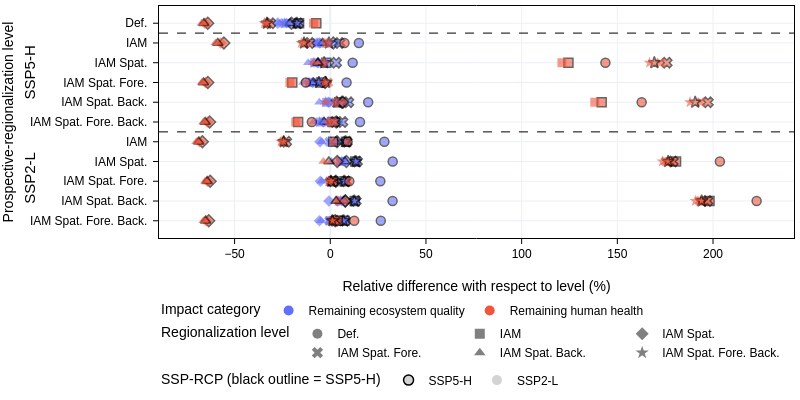

The code cell stored with this chart in its notebook:
### Code cell
import plotly.graph_objects as go
import plotly.express as px

df_plot = df_total[df_total['Assessment level'] != df_total['Run']].copy()

run_order_x = [i.replace('\n', ' ') for i in run_order_2050]

impact_categories = df_plot['Impact category'].unique()
regio_levels = df_plot['Regionalization level'].unique()   # e.g. Def., IAM, IAM Spat., ...
ssp_rcp_levels = df_plot['SSP-RCP'].unique()                # SSP5-H, SSP2-L

color_seq = px.colors.qualitative.Plotly
color_map = {cat: color_seq[i % len(color_seq)] for i, cat in enumerate(impact_categories)}

symbol_seq = ['circle', 'square', 'diamond', 'x', 'triangle-up', 'star', 'pentagon']
symbol_map = {lvl: symbol_seq[i % len(symbol_seq)] for i, lvl in enumerate(regio_levels)}

outline_map = {
    'SSP5-H': dict(width=1.5, color='black'),
    'SSP2-L': dict(width=0, color='rgba(0,0,0,0)')
}

fig = go.Figure()

# real data traces
for cat in impact_categories:
    for rlvl in regio_levels:
        for ssp in ssp_rcp_levels:
            sub = df_plot[
                (df_plot['Impact category'] == cat) &
                (df_plot['Regionalization level'] == rlvl) &
                (df_plot['SSP-RCP'] == ssp)
            ]
            if sub.empty:
                continue
            fig.add_trace(go.Scatter(
                x=sub['Delta_perc'], y=sub['Run'], mode='markers',
                marker=dict(
                    color=color_map[cat], symbol=symbol_map[rlvl], size=9,
                    opacity=0.6, line=outline_map[ssp]
                ),
                showlegend=False,
                customdata=sub[['Impact category', 'Regionalization level', 'SSP-RCP']],
                hovertemplate=(
                    "%{customdata[0]}<br>"
                    "Regionalization: %{customdata[1]}<br>"
                    "SSP-RCP: %{customdata[2]}<br>"
                    "%{x:.2f}%<extra></extra>"
                )
            ))

# dummy traces -> legend 1: color (impact category)
for cat in impact_categories:
    fig.add_trace(go.Scatter(
        x=[None], y=[None], mode='markers',
        marker=dict(color=color_map[cat], size=10, symbol='circle'),
        name=cat, legend='legend', showlegend=True
    ))

# dummy traces -> legend 2: symbol (regionalization level)
for rlvl in regio_levels:
    fig.add_trace(go.Scatter(
        x=[None], y=[None], mode='markers',
        marker=dict(color='gray', size=10, symbol=symbol_map[rlvl]),
        name=rlvl, legend='legend2', showlegend=True
    ))

# dummy traces -> legend 3: outline (SSP-RCP)
for ssp in ssp_rcp_levels:
    fig.add_trace(go.Scatter(
        x=[None], y=[None], mode='markers',
        marker=dict(color='lightgray', size=10, symbol='circle', line=outline_map[ssp]),
        name=ssp, legend='legend3', showlegend=True
    ))

fig.update_yaxes(type='category', categoryorder='array', categoryarray=run_order_x, autorange='reversed')

fig.add_hline(y=0.5, line_width=1, line_dash="dash", line_color="black")
fig.add_hline(y=5.5, line_width=1, line_dash="dash", line_color="black")

fig.add_annotation(text="SSP5-H", xref="paper", yref="paper", textangle=-90,
                    y=9.2/11, x=0, xshift=-140, showarrow=False, font=dict(size=15, color="black"))
fig.add_annotation(text="SSP2-L", xref="paper", yref="paper", textangle=-90,
                    y=1.5/11, x=0, xshift=-140, showarrow=False, font=dict(size=15, color="black"))

x_text = [r.replace(" SSP5-H", "").replace(" SSP2-L", "") for r in run_order_x]
fig.update_yaxes(tickmode="array", tickvals=run_order_x, ticktext=x_text)

fig.update_layout(
    height=400,
    width=800,
    xaxis=dict(title=dict(text='Relative difference with respect to level (%)', standoff=20)),
    yaxis_title='Prospective-regionalization level',
    legend=dict(title='Impact category', orientation='h',
                yanchor='top', y=-0.25, xanchor='left', x=0),
    legend2=dict(title='Regionalization level', orientation='h',
                 yanchor='top', y=-0.35, xanchor='left', x=0),
    legend3=dict(title='SSP-RCP (black outline = SSP5-H)', orientation='h',
                 yanchor='top', y=-0.55, xanchor='left', x=0),
    margin=dict(l=5, r=5, t=5, b=5)
)

fig.show()

if save_results:
    fig.write_html('../03_Results/Figures/2050/relative_comparison_burden_shifts.html')
    fig.write_image('../03_Results/Figures/2050/relative_comparison_burden_shifts.pdf')

### Figure 1 — Plotly figure (JSON) as saved in the notebook; plotly's stock layout.template omitted (floating-point values rounded to 4 significant figures)
{"data": [{"customdata": [["Remaining ecosystem quality", "Def.", "SSP5-H"], ["Remaining ecosystem quality", "Def.", "SSP5-H"], ["Remaining ecosystem quality", "Def.", "SSP5-H"], ["Remaining ecosystem quality", "Def.", "SSP5-H"], ["Remaining ecosystem quality", "Def.", "SSP5-H"], ["Remaining ecosystem quality", "Def.", "SSP5-H"], ["Remaining ecosystem quality", "Def.", "SSP5-H"], ["Remaining ecosystem quality", "Def.", "SSP5-H"], ["Remaining ecosystem quality", "Def.", "SSP5-H"], ["Remaining ecosystem quality", "Def.", "SSP5-H"]], "hovertemplate": "%{customdata[0]}<br>Regionalization: %{customdata[1]}<br>SSP-RCP: %{customdata[2]}<br>%{x:.2f}%<extra></extra>", "marker": {"color": "#636EFA", "line": {"color": "black", "width": 1.5}, "opacity": 0.6, "size": 9, "symbol": "circle"}, "mode": "markers", "showlegend": false, "x": [28.27, 14.94, 32.61, 11.7, 32.56, 19.82, 26.17, 8.513, 26.41, 15.54], "y": ["IAM  SSP2-L", "IAM  SSP5-H", "IAM Spat.  SSP2-L", "IAM Spat.  SSP5-H", "IAM Spat. Back.  SSP2-L", "IAM Spat. Back.  SSP5-H", "IAM Spat. Fore.  SSP2-L", "IAM Spat. Fore.  SSP5-H", "IAM Spat. Fore. Back.  SSP2-L", "IAM Spat. Fore. Back.  SSP5-H"], "type": "scatter"}, {"customdata": [["Remaining ecosystem quality", "IAM", "SSP5-H"], ["Remaining ecosystem quality", "IAM", "SSP5-H"], ["Remaining ecosystem quality", "IAM", "SSP5-H"], ["Remaining ecosystem quality", "IAM", "SSP5-H"], ["Remaining ecosystem quality", "IAM", "SSP5-H"], ["Remaining ecosystem quality", "IAM", "SSP5-H"], ["Remaining ecosystem quality", "IAM", "SSP5-H"], ["Remaining ecosystem quality", "IAM", "SSP5-H"], ["Remaining ecosystem quality", "IAM", "SSP5-H"], ["Remaining ecosystem quality", "IAM", "SSP5-H"]], "hovertemplate": "%{customdata[0]}<br>Regionalization: %{customdata[1]}<br>SSP-RCP: %{customdata[2]}<br>%{x:.2f}%<extra></extra>", "marker": {"color": "#636EFA", "line": {"color": "black", "width": 1.5}, "opacity": 0.6, "size": 9, "symbol": "square"}, "mode": "markers", "showlegend": false, "x": [8.234, -16.29, 13.08, -2.127, 12.72, 4.643, 7.429, -4.749, 7.39, 1.141], "y": ["IAM  SSP2-L", "Def.  SSP5-H", "IAM Spat.  SSP2-L", "IAM Spat.  SSP5-H", "IAM Spat. Back.  SSP2-L", "IAM Spat. Back.  SSP5-H", "IAM Spat. Fore.  SSP2-L", "IAM Spat. Fore.  SSP5-H", "IAM Spat. Fore. Back.  SSP2-L", "IAM Spat. Fore. Back.  SSP5-H"], "type": "scatter"}, {"customdata": [["Remaining ecosystem quality", "IAM", "SSP2-L"], ["Remaining ecosystem quality", "IAM", "SSP2-L"], ["Remaining ecosystem quality", "IAM", "SSP2-L"], ["Remaining ecosystem quality", "IAM", "SSP2-L"], ["Remaining ecosystem quality", "IAM", "SSP2-L"], ["Remaining ecosystem quality", "IAM", "SSP2-L"], ["Remaining ecosystem quality", "IAM", "SSP2-L"], ["Remaining ecosystem quality", "IAM", "SSP2-L"], ["Remaining ecosystem quality", "IAM", "SSP2-L"], ["Remaining ecosystem quality", "IAM", "SSP2-L"]], "hovertemplate": "%{customdata[0]}<br>Regionalization: %{customdata[1]}<br>SSP-RCP: %{customdata[2]}<br>%{x:.2f}%<extra></extra>", "marker": {"color": "#636EFA", "line": {"color": "rgba(0,0,0,0)", "width": 0}, "opacity": 0.6, "size": 9, "symbol": "square"}, "mode": "markers", "showlegend": false, "x": [-6.644, -22.92, 5.248, -8.127, 4.773, -1.863, -0.07719, -10.84, -0.2234, -5.085], "y": ["IAM  SSP5-H", "Def.  SSP5-H", "IAM Spat.  SSP2-L", "IAM Spat.  SSP5-H", "IAM Spat. Back.  SSP2-L", "IAM Spat. Back.  SSP5-H", "IAM Spat. Fore.  SSP2-L", "IAM Spat. Fore.  SSP5-H", "IAM Spat. Fore. Back.  SSP2-L", "IAM Spat. Fore. Back.  SSP5-H"], "type": "scatter"}, {"customdata": [["Remaining ecosystem quality", "IAM Spat.", "SSP5-H"], ["Remaining ecosystem quality", "IAM Spat.", "SSP5-H"], ["Remaining ecosystem quality", "IAM Spat.", "SSP5-H"], ["Remaining ecosystem quality", "IAM Spat.", "SSP5-H"], ["Remaining ecosystem quality", "IAM Spat.", "SSP5-H"], ["Remaining ecosystem quality", "IAM Spat.", "SSP5-H"], ["Remaining ecosystem quality", "IAM Spat.", "SSP5-H"], ["Remaining ecosystem quality", "IAM Spat.", "SSP5-H"], ["Remaining ecosystem quality", "IAM Spat.", "SSP5-H"], ["Remaining ecosystem quality", "IAM Spat.", "SSP5-H"]], "hovertemplate": "%{customdata[0]}<br>Regionalization: %{customdata[1]}<br>SSP-RCP: %{customdata[2]}<br>%{x:.2f}%<extra></extra>", "marker": {"color": "#636EFA", "line": {"color": "black", "width": 1.5}, "opacity": 0.6, "size": 9, "symbol": "diamond"}, "mode": "markers", "showlegend": false, "x": [3.523, 1.584, -20.29, 8.421, 7.879, 6.081, 2.92, -2.716, 2.567, 3.136], "y": ["IAM  SSP2-L", "IAM  SSP5-H", "Def.  SSP5-H", "IAM Spat.  SSP2-L", "IAM Spat. Back.  SSP2-L", "IAM Spat. Back.  SSP5-H", "IAM Spat. Fore.  SSP2-L", "IAM Spat. Fore.  SSP5-H", "IAM Spat. Fore. Back.  SSP2-L", "IAM Spat. Fore. Back.  SSP5-H"], "type": "scatter"}, {"customdata": [["Remaining ecosystem quality", "IAM Spat.", "SSP2-L"], ["Remaining ecosystem quality", "IAM Spat.", "SSP2-L"], ["Remaining ecosystem quality", "IAM Spat.", "SSP2-L"], ["Remaining ecosystem quality", "IAM Spat.", "SSP2-L"], ["Remaining ecosystem quality", "IAM Spat.", "SSP2-L"], ["Remaining ecosystem quality", "IAM Spat.", "SSP2-L"], ["Remaining ecosystem quality", "IAM Spat.", "SSP2-L"], ["Remaining ecosystem quality", "IAM Spat.", "SSP2-L"], ["Remaining ecosystem quality", "IAM Spat.", "SSP2-L"], ["Remaining ecosystem quality", "IAM Spat.", "SSP2-L"]], "hovertemplate": "%{customdata[0]}<br>Regionalization: %{customdata[1]}<br>SSP-RCP: %{customdata[2]}<br>%{x:.2f}%<extra></extra>", "marker": {"color": "#636EFA", "line": {"color": "rgba(0,0,0,0)", "width": 0}, "opacity": 0.6, "size": 9, "symbol": "diamond"}, "mode": "markers", "showlegend": false, "x": [-5.328, -5.536, -27.42, -6.432, -0.6655, -0.8957, -5.153, -9.238, -5.623, -3.54], "y": ["IAM  SSP2-L", "IAM  SSP5-H", "Def.  SSP5-H", "IAM Spat.  SSP5-H", "IAM Spat. Back.  SSP2-L", "IAM Spat. Back.  SSP5-H", "IAM Spat. Fore.  SSP2-L", "IAM Spat. Fore.  SSP5-H", "IAM Spat. Fore. Back.  SSP2-L", "IAM Spat. Fore. Back.  SSP5-H"], "type": "scatter"}, {"customdata": [["Remaining ecosystem quality", "IAM Spat. Fore.", "SSP5-H"], ["Remaining ecosystem quality", "IAM Spat. Fore.", "SSP5-H"], ["Remaining ecosystem quality", "IAM Spat. Fore.", "SSP5-H"], ["Remaining ecosystem quality", "IAM Spat. Fore.", "SSP5-H"], ["Remaining ecosystem quality", "IAM Spat. Fore.", "SSP5-H"], ["Remaining ecosystem quality", "IAM Spat. Fore.", "SSP5-H"], ["Remaining ecosystem quality", "IAM Spat. Fore.", "SSP5-H"], ["Remaining ecosystem quality", "IAM Spat. Fore.", "SSP5-H"], ["Remaining ecosystem quality", "IAM Spat. Fore.", "SSP5-H"], ["Remaining ecosystem quality", "IAM Spat. Fore.", "SSP5-H"]], "hovertemplate": "%{customdata[0]}<br>Regionalization: %{customdata[1]}<br>SSP-RCP: %{customdata[2]}<br>%{x:.2f}%<extra></extra>", "marker": {"color": "#636EFA", "line": {"color": "black", "width": 1.5}, "opacity": 0.6, "size": 9, "symbol": "x"}, "mode": "markers", "showlegend": false, "x": [8.645, 4.824, -16.76, 14.03, 3.104, 13.34, 9.498, 8.173, 7.704, 6.371], "y": ["IAM  SSP2-L", "IAM  SSP5-H", "Def.  SSP5-H", "IAM Spat.  SSP2-L", "IAM Spat.  SSP5-H", "IAM Spat. Back.  SSP2-L", "IAM Spat. Back.  SSP5-H", "IAM Spat. Fore.  SSP2-L", "IAM Spat. Fore. Back.  SSP2-L", "IAM Spat. Fore. Back.  SSP5-H"], "type": "scatter"}, {"customdata": [["Remaining ecosystem quality", "IAM Spat. Fore.", "SSP2-L"], ["Remaining ecosystem quality", "IAM Spat. Fore.", "SSP2-L"], ["Remaining ecosystem quality", "IAM Spat. Fore.", "SSP2-L"], ["Remaining ecosystem quality", "IAM Spat. Fore.", "SSP2-L"], ["Remaining ecosystem quality", "IAM Spat. Fore.", "SSP2-L"], ["Remaining ecosystem quality", "IAM Spat. Fore.", "SSP2-L"], ["Remaining ecosystem quality", "IAM Spat. Fore.", "SSP2-L"], ["Remaining ecosystem quality", "IAM Spat. Fore.", "SSP2-L"], ["Remaining ecosystem quality", "IAM Spat. Fore.", "SSP2-L"], ["Remaining ecosystem quality", "IAM Spat. Fore.", "SSP2-L"]], "hovertemplate": "%{customdata[0]}<br>Regionalization: %{customdata[1]}<br>SSP-RCP: %{customdata[2]}<br>%{x:.2f}%<extra></extra>", "marker": {"color": "#636EFA", "line": {"color": "rgba(0,0,0,0)", "width": 0}, "opacity": 0.6, "size": 9, "symbol": "x"}, "mode": "markers", "showlegend": false, "x": [-0.5263, -2.546, -24.23, 5.512, -3.306, 4.69, 2.543, -6.166, -0.5904, -0.2829], "y": ["IAM  SSP2-L", "IAM  SSP5-H", "Def.  SSP5-H", "IAM Spat.  SSP2-L", "IAM Spat.  SSP5-H", "IAM Spat. Back.  SSP2-L", "IAM Spat. Back.  SSP5-H", "IAM Spat. Fore.  SSP5-H", "IAM Spat. Fore. Back.  SSP2-L", "IAM Spat. Fore. Back.  SSP5-H"], "type": "scatter"}, {"customdata": [["Remaining ecosystem quality", "IAM Spat. Back.", "SSP5-H"], ["Remaining ecosystem quality", "IAM Spat. Back.", "SSP5-H"], ["Remaining ecosystem quality", "IAM Spat. Back.", "SSP5-H"], ["Remaining ecosystem quality", "IAM Spat. Back.", "SSP5-H"], ["Remaining ecosystem quality", "IAM Spat. Back.", "SSP5-H"], ["Remaining ecosystem quality", "IAM Spat. Back.", "SSP5-H"], ["Remaining ecosystem quality", "IAM Spat. Back.", "SSP5-H"], ["Remaining ecosystem quality", "IAM Spat. Back.", "SSP5-H"], ["Remaining ecosystem quality", "IAM Spat. Back.", "SSP5-H"], ["Remaining ecosystem quality", "IAM Spat. Back.", "SSP5-H"]], "hovertemplate": "%{customdata[0]}<br>Regionalization: %{customdata[1]}<br>SSP-RCP: %{customdata[2]}<br>%{x:.2f}%<extra></extra>", "marker": {"color": "#636EFA", "line": {"color": "black", "width": 1.5}, "opacity": 0.6, "size": 9, "symbol": "triangle-up"}, "mode": "markers", "showlegend": false, "x": [2.86, -3.999, -20.96, 7.652, -6.302, 7.113, 2.186, -8.762, 1.838, -3.215], "y": ["IAM  SSP2-L", "IAM  SSP5-H", "Def.  SSP5-H", "IAM Spat.  SSP2-L", "IAM Spat.  SSP5-H", "IAM Spat. Back.  SSP2-L", "IAM Spat. Fore.  SSP2-L", "IAM Spat. Fore.  SSP5-H", "IAM Spat. Fore. Back.  SSP2-L", "IAM Spat. Fore. Back.  SSP5-H"], "type": "scatter"}, {"customdata": [["Remaining ecosystem quality", "IAM Spat. Back.", "SSP2-L"], ["Remaining ecosystem quality", "IAM Spat. Back.", "SSP2-L"], ["Remaining ecosystem quality", "IAM Spat. Back.", "SSP2-L"], ["Remaining ecosystem quality", "IAM Spat. Back.", "SSP2-L"], ["Remaining ecosystem quality", "IAM Spat. Back.", "SSP2-L"], ["Remaining ecosystem quality", "IAM Spat. Back.", "SSP2-L"], ["Remaining ecosystem quality", "IAM Spat. Back.", "SSP2-L"], ["Remaining ecosystem quality", "IAM Spat. Back.", "SSP2-L"], ["Remaining ecosystem quality", "IAM Spat. Back.", "SSP2-L"], ["Remaining ecosystem quality", "IAM Spat. Back.", "SSP2-L"]], "hovertemplate": "%{customdata[0]}<br>Regionalization: %{customdata[1]}<br>SSP-RCP: %{customdata[2]}<br>%{x:.2f}%<extra></extra>", "marker": {"color": "#636EFA", "line": {"color": "rgba(0,0,0,0)", "width": 0}, "opacity": 0.6, "size": 9, "symbol": "triangle-up"}, "mode": "markers", "showlegend": false, "x": [-4.482, -9.834, -26.87, 0.6372, -11.55, -5.709, -4.536, -14.11, -4.974, -8.665], "y": ["IAM  SSP2-L", "IAM  SSP5-H", "Def.  SSP5-H", "IAM Spat.  SSP2-L", "IAM Spat.  SSP5-H", "IAM Spat. Back.  SSP5-H", "IAM Spat. Fore.  SSP2-L", "IAM Spat. Fore.  SSP5-H", "IAM Spat. Fore. Back.  SSP2-L", "IAM Spat. Fore. Back.  SSP5-H"], "type": "scatter"}, {"customdata": [["Remaining ecosystem quality", "IAM Spat. Fore. Back.", "SSP5-H"], ["Remaining ecosystem quality", "IAM Spat. Fore. Back.", "SSP5-H"], ["Remaining ecosystem quality", "IAM Spat. Fore. Back.", "SSP5-H"], ["Remaining ecosystem quality", "IAM Spat. Fore. Back.", "SSP5-H"], ["Remaining ecosystem quality", "IAM Spat. Fore. Back.", "SSP5-H"], ["Remaining ecosystem quality", "IAM Spat. Fore. Back.", "SSP5-H"], ["Remaining ecosystem quality", "IAM Spat. Fore. Back.", "SSP5-H"], ["Remaining ecosystem quality", "IAM Spat. Fore. Back.", "SSP5-H"], ["Remaining ecosystem quality", "IAM Spat. Fore. Back.", "SSP5-H"], ["Remaining ecosystem quality", "IAM Spat. Fore. Back.", "SSP5-H"]], "hovertemplate": "%{customdata[0]}<br>Regionalization: %{customdata[1]}<br>SSP-RCP: %{customdata[2]}<br>%{x:.2f}%<extra></extra>", "marker": {"color": "#636EFA", "line": {"color": "black", "width": 1.5}, "opacity": 0.6, "size": 9, "symbol": "star"}, "mode": "markers", "showlegend": false, "x": [8.004, -0.7453, -17.43, 13.3, -3.217, 12.6, 3.396, 7.468, -5.962, 6.999], "y": ["IAM  SSP2-L", "IAM  SSP5-H", "Def.  SSP5-H", "IAM Spat.  SSP2-L", "IAM Spat.  SSP5-H", "IAM Spat. Back.  SSP2-L", "IAM Spat. Back.  SSP5-H", "IAM Spat. Fore.  SSP2-L", "IAM Spat. Fore.  SSP5-H", "IAM Spat. Fore. Back.  SSP2-L"], "type": "scatter"}, {"customdata": [["Remaining ecosystem quality", "IAM Spat. Fore. Back.", "SSP2-L"], ["Remaining ecosystem quality", "IAM Spat. Fore. Back.", "SSP2-L"], ["Remaining ecosystem quality", "IAM Spat. Fore. Back.", "SSP2-L"], ["Remaining ecosystem quality", "IAM Spat. Fore. Back.", "SSP2-L"], ["Remaining ecosystem quality", "IAM Spat. Fore. Back.", "SSP2-L"], ["Remaining ecosystem quality", "IAM Spat. Fore. Back.", "SSP2-L"], ["Remaining ecosystem quality", "IAM Spat. Fore. Back.", "SSP2-L"], ["Remaining ecosystem quality", "IAM Spat. Fore. Back.", "SSP2-L"], ["Remaining ecosystem quality", "IAM Spat. Fore. Back.", "SSP2-L"], ["Remaining ecosystem quality", "IAM Spat. Fore. Back.", "SSP2-L"]], "hovertemplate": "%{customdata[0]}<br>Regionalization: %{customdata[1]}<br>SSP-RCP: %{customdata[2]}<br>%{x:.2f}%<extra></extra>", "marker": {"color": "#636EFA", "line": {"color": "rgba(0,0,0,0)", "width": 0}, "opacity": 0.6, "size": 9, "symbol": "star"}, "mode": "markers", "showlegend": false, "x": [0.2755, -6.895, -23.73, 6.102, -8.528, 5.298, -2.386, 0.5664, -11.12, -5.518], "y": ["IAM  SSP2-L", "IAM  SSP5-H", "Def.  SSP5-H", "IAM Spat.  SSP2-L", "IAM Spat.  SSP5-H", "IAM Spat. Back.  SSP2-L", "IAM Spat. Back.  SSP5-H", "IAM Spat. Fore.  SSP2-L", "IAM Spat. Fore.  SSP5-H", "IAM Spat. Fore. Back.  SSP5-H"], "type": "scatter"}, {"customdata": [["Remaining human health", "Def.", "SSP5-H"], ["Remaining human health", "Def.", "SSP5-H"], ["Remaining human health", "Def.", "SSP5-H"], ["Remaining human health", "Def.", "SSP5-H"], ["Remaining human health", "Def.", "SSP5-H"], ["Remaining human health", "Def.", "SSP5-H"], ["Remaining human health", "Def.", "SSP5-H"], ["Remaining human health", "Def.", "SSP5-H"], ["Remaining human health", "Def.", "SSP5-H"], ["Remaining human health", "Def.", "SSP5-H"]], "hovertemplate": "%{customdata[0]}<br>Regionalization: %{customdata[1]}<br>SSP-RCP: %{customdata[2]}<br>%{x:.2f}%<extra></extra>", "marker": {"color": "#EF553B", "line": {"color": "black", "width": 1.5}, "opacity": 0.6, "size": 9, "symbol": "circle"}, "mode": "markers", "showlegend": false, "x": [9.05, 7.419, 203.6, 143.8, 222.8, 162.7, 9.948, -12.74, 12.51, -9.628], "y": ["IAM  SSP2-L", "IAM  SSP5-H", "IAM Spat.  SSP2-L", "IAM Spat.  SSP5-H", "IAM Spat. Back.  SSP2-L", "IAM Spat. Back.  SSP5-H", "IAM Spat. Fore.  SSP2-L", "IAM Spat. Fore.  SSP5-H", "IAM Spat. Fore. Back.  SSP2-L", "IAM Spat. Fore. Back.  SSP5-H"], "type": "scatter"}, {"customdata": [["Remaining human health", "IAM", "SSP5-H"], ["Remaining human health", "IAM", "SSP5-H"], ["Remaining human health", "IAM", "SSP5-H"], ["Remaining human health", "IAM", "SSP5-H"], ["Remaining human health", "IAM", "SSP5-H"], ["Remaining human health", "IAM", "SSP5-H"], ["Remaining human health", "IAM", "SSP5-H"], ["Remaining human health", "IAM", "SSP5-H"], ["Remaining human health", "IAM", "SSP5-H"], ["Remaining human health", "IAM", "SSP5-H"]], "hovertemplate": "%{customdata[0]}<br>Regionalization: %{customdata[1]}<br>SSP-RCP: %{customdata[2]}<br>%{x:.2f}%<extra></extra>", "marker": {"color": "#EF553B", "line": {"color": "black", "width": 1.5}, "opacity": 0.6, "size": 9, "symbol": "square"}, "mode": "markers", "showlegend": false, "x": [1.516, -7.288, 180.7, 124.4, 198.2, 141.8, 1.59, -19.86, 3.972, -16.79], "y": ["IAM  SSP2-L", "Def.  SSP5-H", "IAM Spat.  SSP2-L", "IAM Spat.  SSP5-H", "IAM Spat. Back.  SSP2-L", "IAM Spat. Back.  SSP5-H", "IAM Spat. Fore.  SSP2-L", "IAM Spat. Fore.  SSP5-H", "IAM Spat. Fore. Back.  SSP2-L", "IAM Spat. Fore. Back.  SSP5-H"], "type": "scatter"}, {"customdata": [["Remaining human health", "IAM", "SSP2-L"], ["Remaining human health", "IAM", "SSP2-L"], ["Remaining human health", "IAM", "SSP2-L"], ["Remaining human health", "IAM", "SSP2-L"], ["Remaining human health", "IAM", "SSP2-L"], ["Remaining human health", "IAM", "SSP2-L"], ["Remaining human health", "IAM", "SSP2-L"], ["Remaining human health", "IAM", "SSP2-L"], ["Remaining human health", "IAM", "SSP2-L"], ["Remaining human health", "IAM", "SSP2-L"]], "hovertemplate": "%{customdata[0]}<br>Regionalization: %{customdata[1]}<br>SSP-RCP: %{customdata[2]}<br>%{x:.2f}%<extra></extra>", "marker": {"color": "#EF553B", "line": {"color": "rgba(0,0,0,0)", "width": 0}, "opacity": 0.6, "size": 9, "symbol": "square"}, "mode": "markers", "showlegend": false, "x": [-1.727, -8.727, 177.1, 121.1, 194.3, 138.2, 0.2645, -21.09, 2.614, -18.05], "y": ["IAM  SSP5-H", "Def.  SSP5-H", "IAM Spat.  SSP2-L", "IAM Spat.  SSP5-H", "IAM Spat. Back.  SSP2-L", "IAM Spat. Back.  SSP5-H", "IAM Spat. Fore.  SSP2-L", "IAM Spat. Fore.  SSP5-H", "IAM Spat. Fore. Back.  SSP2-L", "IAM Spat. Fore. Back.  SSP5-H"], "type": "scatter"}, {"customdata": [["Remaining human health", "IAM Spat.", "SSP5-H"], ["Remaining human health", "IAM Spat.", "SSP5-H"], ["Remaining human health", "IAM Spat.", "SSP5-H"], ["Remaining human health", "IAM Spat.", "SSP5-H"], ["Remaining human health", "IAM Spat.", "SSP5-H"], ["Remaining human health", "IAM Spat.", "SSP5-H"], ["Remaining human health", "IAM Spat.", "SSP5-H"], ["Remaining human health", "IAM Spat.", "SSP5-H"], ["Remaining human health", "IAM Spat.", "SSP5-H"], ["Remaining human health", "IAM Spat.", "SSP5-H"]], "hovertemplate": "%{customdata[0]}<br>Regionalization: %{customdata[1]}<br>SSP-RCP: %{customdata[2]}<br>%{x:.2f}%<extra></extra>", "marker": {"color": "#EF553B", "line": {"color": "black", "width": 1.5}, "opacity": 0.6, "size": 9, "symbol": "diamond"}, "mode": "markers", "showlegend": false, "x": [-66.81, -55.58, -64.01, 3.642, 7.836, 6.637, -62.74, -63.97, -63.5, -63.02], "y": ["IAM  SSP2-L", "IAM  SSP5-H", "Def.  SSP5-H", "IAM Spat.  SSP2-L", "IAM Spat. Back.  SSP2-L", "IAM Spat. Back.  SSP5-H", "IAM Spat. Fore.  SSP2-L", "IAM Spat. Fore.  SSP5-H", "IAM Spat. Fore. Back.  SSP2-L", "IAM Spat. Fore. Back.  SSP5-H"], "type": "scatter"}, {"customdata": [["Remaining human health", "IAM Spat.", "SSP2-L"], ["Remaining human health", "IAM Spat.", "SSP2-L"], ["Remaining human health", "IAM Spat.", "SSP2-L"], ["Remaining human health", "IAM Spat.", "SSP2-L"], ["Remaining human health", "IAM Spat.", "SSP2-L"], ["Remaining human health", "IAM Spat.", "SSP2-L"], ["Remaining human health", "IAM Spat.", "SSP2-L"], ["Remaining human health", "IAM Spat.", "SSP2-L"], ["Remaining human health", "IAM Spat.", "SSP2-L"], ["Remaining human health", "IAM Spat.", "SSP2-L"]], "hovertemplate": "%{customdata[0]}<br>Regionalization: %{customdata[1]}<br>SSP-RCP: %{customdata[2]}<br>%{x:.2f}%<extra></extra>", "marker": {"color": "#EF553B", "line": {"color": "rgba(0,0,0,0)", "width": 0}, "opacity": 0.6, "size": 9, "symbol": "diamond"}, "mode": "markers", "showlegend": false, "x": [-68.32, -57.27, -65.44, -3.468, 3.883, 2.96, -64.07, -65.2, -64.89, -64.3], "y": ["IAM  SSP2-L", "IAM  SSP5-H", "Def.  SSP5-H", "IAM Spat.  SSP5-H", "IAM Spat. Back.  SSP2-L", "IAM Spat. Back.  SSP5-H", "IAM Spat. Fore.  SSP2-L", "IAM Spat. Fore.  SSP5-H", "IAM Spat. Fore. Back.  SSP2-L", "IAM Spat. Fore. Back.  SSP5-H"], "type": "scatter"}, {"customdata": [["Remaining human health", "IAM Spat. Fore.", "SSP5-H"], ["Remaining human health", "IAM Spat. Fore.", "SSP5-H"], ["Remaining human health", "IAM Spat. Fore.", "SSP5-H"], ["Remaining human health", "IAM Spat. Fore.", "SSP5-H"], ["Remaining human health", "IAM Spat. Fore.", "SSP5-H"], ["Remaining human health", "IAM Spat. Fore.", "SSP5-H"], ["Remaining human health", "IAM Spat. Fore.", "SSP5-H"], ["Remaining human health", "IAM Spat. Fore.", "SSP5-H"], ["Remaining human health", "IAM Spat. Fore.", "SSP5-H"], ["Remaining human health", "IAM Spat. Fore.", "SSP5-H"]], "hovertemplate": "%{customdata[0]}<br>Regionalization: %{customdata[1]}<br>SSP-RCP: %{customdata[2]}<br>%{x:.2f}%<extra></extra>", "marker": {"color": "#EF553B", "line": {"color": "black", "width": 1.5}, "opacity": 0.6, "size": 9, "symbol": "x"}, "mode": "markers", "showlegend": false, "x": [-23.0, -10.78, -31.33, 179.0, 175.8, 197.1, 197.3, 1.404, 2.258, 2.377], "y": ["IAM  SSP2-L", "IAM  SSP5-H", "Def.  SSP5-H", "IAM Spat.  SSP2-L", "IAM Spat.  SSP5-H", "IAM Spat. Back.  SSP2-L", "IAM Spat. Back.  SSP5-H", "IAM Spat. Fore.  SSP2-L", "IAM Spat. Fore. Back.  SSP2-L", "IAM Spat. Fore. Back.  SSP5-H"], "type": "scatter"}, {"customdata": [["Remaining human health", "IAM Spat. Fore.", "SSP2-L"], ["Remaining human health", "IAM Spat. Fore.", "SSP2-L"], ["Remaining human health", "IAM Spat. Fore.", "SSP2-L"], ["Remaining human health", "IAM Spat. Fore.", "SSP2-L"], ["Remaining human health", "IAM Spat. Fore.", "SSP2-L"], ["Remaining human health", "IAM Spat. Fore.", "SSP2-L"], ["Remaining human health", "IAM Spat. Fore.", "SSP2-L"], ["Remaining human health", "IAM Spat. Fore.", "SSP2-L"], ["Remaining human health", "IAM Spat. Fore.", "SSP2-L"], ["Remaining human health", "IAM Spat. Fore.", "SSP2-L"]], "hovertemplate": "%{customdata[0]}<br>Regionalization: %{customdata[1]}<br>SSP-RCP: %{customdata[2]}<br>%{x:.2f}%<extra></extra>", "marker": {"color": "#EF553B", "line": {"color": "rgba(0,0,0,0)", "width": 0}, "opacity": 0.6, "size": 9, "symbol": "x"}, "mode": "markers", "showlegend": false, "x": [-24.66, -12.62, -32.94, 175.2, 172.3, 192.9, 193.6, -1.115, 0.7992, 1.085], "y": ["IAM  SSP2-L", "IAM  SSP5-H", "Def.  SSP5-H", "IAM Spat.  SSP2-L", "IAM Spat.  SSP5-H", "IAM Spat. Back.  SSP2-L", "IAM Spat. Back.  SSP5-H", "IAM Spat. Fore.  SSP5-H", "IAM Spat. Fore. Back.  SSP2-L", "IAM Spat. Fore. Back.  SSP5-H"], "type": "scatter"}, {"customdata": [["Remaining human health", "IAM Spat. Back.", "SSP5-H"], ["Remaining human health", "IAM Spat. Back.", "SSP5-H"], ["Remaining human health", "IAM Spat. Back.", "SSP5-H"], ["Remaining human health", "IAM Spat. Back.", "SSP5-H"], ["Remaining human health", "IAM Spat. Back.", "SSP5-H"], ["Remaining human health", "IAM Spat. Back.", "SSP5-H"], ["Remaining human health", "IAM Spat. Back.", "SSP5-H"], ["Remaining human health", "IAM Spat. Back.", "SSP5-H"], ["Remaining human health", "IAM Spat. Back.", "SSP5-H"], ["Remaining human health", "IAM Spat. Back.", "SSP5-H"]], "hovertemplate": "%{customdata[0]}<br>Regionalization: %{customdata[1]}<br>SSP-RCP: %{customdata[2]}<br>%{x:.2f}%<extra></extra>", "marker": {"color": "#EF553B", "line": {"color": "black", "width": 1.5}, "opacity": 0.6, "size": 9, "symbol": "triangle-up"}, "mode": "markers", "showlegend": false, "x": [-68.77, -58.78, -66.06, -0.7616, -6.481, 3.046, -64.36, -66.27, -65.17, -65.39], "y": ["IAM  SSP2-L", "IAM  SSP5-H", "Def.  SSP5-H", "IAM Spat.  SSP2-L", "IAM Spat.  SSP5-H", "IAM Spat. Back.  SSP2-L", "IAM Spat. Fore.  SSP2-L", "IAM Spat. Fore.  SSP5-H", "IAM Spat. Fore. Back.  SSP2-L", "IAM Spat. Fore. Back.  SSP5-H"], "type": "scatter"}, {"customdata": [["Remaining human health", "IAM Spat. Back.", "SSP2-L"], ["Remaining human health", "IAM Spat. Back.", "SSP2-L"], ["Remaining human health", "IAM Spat. Back.", "SSP2-L"], ["Remaining human health", "IAM Spat. Back.", "SSP2-L"], ["Remaining human health", "IAM Spat. Back.", "SSP2-L"], ["Remaining human health", "IAM Spat. Back.", "SSP2-L"], ["Remaining human health", "IAM Spat. Back.", "SSP2-L"], ["Remaining human health", "IAM Spat. Back.", "SSP2-L"], ["Remaining human health", "IAM Spat. Back.", "SSP2-L"], ["Remaining human health", "IAM Spat. Back.", "SSP2-L"]], "hovertemplate": "%{customdata[0]}<br>Regionalization: %{customdata[1]}<br>SSP-RCP: %{customdata[2]}<br>%{x:.2f}%<extra></extra>", "marker": {"color": "#EF553B", "line": {"color": "rgba(0,0,0,0)", "width": 0}, "opacity": 0.6, "size": 9, "symbol": "triangle-up"}, "mode": "markers", "showlegend": false, "x": [-69.96, -60.02, -67.18, -3.566, -8.923, -2.615, -65.39, -67.14, -66.23, -66.3], "y": ["IAM  SSP2-L", "IAM  SSP5-H", "Def.  SSP5-H", "IAM Spat.  SSP2-L", "IAM Spat.  SSP5-H", "IAM Spat. Back.  SSP5-H", "IAM Spat. Fore.  SSP2-L", "IAM Spat. Fore.  SSP5-H", "IAM Spat. Fore. Back.  SSP2-L", "IAM Spat. Fore. Back.  SSP5-H"], "type": "scatter"}, {"customdata": [["Remaining human health", "IAM Spat. Fore. Back.", "SSP5-H"], ["Remaining human health", "IAM Spat. Fore. Back.", "SSP5-H"], ["Remaining human health", "IAM Spat. Fore. Back.", "SSP5-H"], ["Remaining human health", "IAM Spat. Fore. Back.", "SSP5-H"], ["Remaining human health", "IAM Spat. Fore. Back.", "SSP5-H"], ["Remaining human health", "IAM Spat. Fore. Back.", "SSP5-H"], ["Remaining human health", "IAM Spat. Fore. Back.", "SSP5-H"], ["Remaining human health", "IAM Spat. Fore. Back.", "SSP5-H"], ["Remaining human health", "IAM Spat. Fore. Back.", "SSP5-H"], ["Remaining human health", "IAM Spat. Fore. Back.", "SSP5-H"]], "hovertemplate": "%{customdata[0]}<br>Regionalization: %{customdata[1]}<br>SSP-RCP: %{customdata[2]}<br>%{x:.2f}%<extra></extra>", "marker": {"color": "#EF553B", "line": {"color": "black", "width": 1.5}, "opacity": 0.6, "size": 9, "symbol": "star"}, "mode": "markers", "showlegend": false, "x": [-24.33, -13.73, -33.12, 176.5, 169.3, 194.0, 190.7, 0.4216, -2.337, 1.14], "y": ["IAM  SSP2-L", "IAM  SSP5-H", "Def.  SSP5-H", "IAM Spat.  SSP2-L", "IAM Spat.  SSP5-H", "IAM Spat. Back.  SSP2-L", "IAM Spat. Back.  SSP5-H", "IAM Spat. Fore.  SSP2-L", "IAM Spat. Fore.  SSP5-H", "IAM Spat. Fore. Back.  SSP2-L"], "type": "scatter"}, {"customdata": [["Remaining human health", "IAM Spat. Fore. Back.", "SSP2-L"], ["Remaining human health", "IAM Spat. Fore. Back.", "SSP2-L"], ["Remaining human health", "IAM Spat. Fore. Back.", "SSP2-L"], ["Remaining human health", "IAM Spat. Fore. Back.", "SSP2-L"], ["Remaining human health", "IAM Spat. Fore. Back.", "SSP2-L"], ["Remaining human health", "IAM Spat. Fore. Back.", "SSP2-L"], ["Remaining human health", "IAM Spat. Fore. Back.", "SSP2-L"], ["Remaining human health", "IAM Spat. Fore. Back.", "SSP2-L"], ["Remaining human health", "IAM Spat. Fore. Back.", "SSP2-L"], ["Remaining human health", "IAM Spat. Fore. Back.", "SSP2-L"]], "hovertemplate": "%{customdata[0]}<br>Regionalization: %{customdata[1]}<br>SSP-RCP: %{customdata[2]}<br>%{x:.2f}%<extra></extra>", "marker": {"color": "#EF553B", "line": {"color": "rgba(0,0,0,0)", "width": 0}, "opacity": 0.6, "size": 9, "symbol": "star"}, "mode": "markers", "showlegend": false, "x": [-25.68, -15.14, -34.43, 173.5, 166.8, 190.8, 188.0, -0.6814, -3.128, -0.9323], "y": ["IAM  SSP2-L", "IAM  SSP5-H", "Def.  SSP5-H", "IAM Spat.  SSP2-L", "IAM Spat.  SSP5-H", "IAM Spat. Back.  SSP2-L", "IAM Spat. Back.  SSP5-H", "IAM Spat. Fore.  SSP2-L", "IAM Spat. Fore.  SSP5-H", "IAM Spat. Fore. Back.  SSP5-H"], "type": "scatter"}, {"legend": "legend", "marker": {"color": "#636EFA", "size": 10, "symbol": "circle"}, "mode": "markers", "name": "Remaining ecosystem quality", "showlegend": true, "x": [null], "y": [null], "type": "scatter"}, {"legend": "legend", "marker": {"color": "#EF553B", "size": 10, "symbol": "circle"}, "mode": "markers", "name": "Remaining human health", "showlegend": true, "x": [null], "y": [null], "type": "scatter"}, {"legend": "legend2", "marker": {"color": "gray", "size": 10, "symbol": "circle"}, "mode": "markers", "name": "Def.", "showlegend": true, "x": [null], "y": [null], "type": "scatter"}, {"legend": "legend2", "marker": {"color": "gray", "size": 10, "symbol": "square"}, "mode": "markers", "name": "IAM", "showlegend": true, "x": [null], "y": [null], "type": "scatter"}, {"legend": "legend2", "marker": {"color": "gray", "size": 10, "symbol": "diamond"}, "mode": "markers", "name": "IAM Spat.", "showlegend": true, "x": [null], "y": [null], "type": "scatter"}, {"legend": "legend2", "marker": {"color": "gray", "size": 10, "symbol": "x"}, "mode": "markers", "name": "IAM Spat. Fore.", "showlegend": true, "x": [null], "y": [null], "type": "scatter"}, {"legend": "legend2", "marker": {"color": "gray", "size": 10, "symbol": "triangle-up"}, "mode": "markers", "name": "IAM Spat. Back.", "showlegend": true, "x": [null], "y": [null], "type": "scatter"}, {"legend": "legend2", "marker": {"color": "gray", "size": 10, "symbol": "star"}, "mode": "markers", "name": "IAM Spat. Fore. Back.", "showlegend": true, "x": [null], "y": [null], "type": "scatter"}, {"legend": "legend3", "marker": {"color": "lightgray", "line": {"color": "black", "width": 1.5}, "size": 10, "symbol": "circle"}, "mode": "markers", "name": "SSP5-H", "showlegend": true, "x": [null], "y": [null], "type": "scatter"}, {"legend": "legend3", "marker": {"color": "lightgray", "line": {"color": "rgba(0,0,0,0)", "width": 0}, "size": 10, "symbol": "circle"}, "mode": "markers", "name": "SSP2-L", "showlegend": true, "x": [null], "y": [null], "type": "scatter"}], "layout": {"yaxis": {"type": "category", "categoryorder": "array", "categoryarray": ["Def.  SSP5-H", "IAM  SSP5-H", "IAM Spat.  SSP5-H", "IAM Spat. Fore.  SSP5-H", "IAM Spat. Back.  SSP5-H", "IAM Spat. Fore. Back.  SSP5-H", "IAM  SSP2-L", "IAM Spat.  SSP2-L", "IAM Spat. Fore.  SSP2-L", "IAM Spat. Back.  SSP2-L", "IAM Spat. Fore. Back.  SSP2-L"], "autorange": "reversed", "tickmode": "array", "tickvals": ["Def.  SSP5-H", "IAM  SSP5-H", "IAM Spat.  SSP5-H", "IAM Spat. Fore.  SSP5-H", "IAM Spat. Back.  SSP5-H", "IAM Spat. Fore. Back.  SSP5-H", "IAM  SSP2-L", "IAM Spat.  SSP2-L", "IAM Spat. Fore.  SSP2-L", "IAM Spat. Back.  SSP2-L", "IAM Spat. Fore. Back.  SSP2-L"], "ticktext": ["Def. ", "IAM ", "IAM Spat. ", "IAM Spat. Fore. ", "IAM Spat. Back. ", "IAM Spat. Fore. Back. ", "IAM ", "IAM Spat. ", "IAM Spat. Fore. ", "IAM Spat. Back. ", "IAM Spat. Fore. Back. "], "title": {"text": "Prospective-regionalization level"}}, "shapes": [{"line": {"color": "black", "dash": "dash", "width": 1}, "type": "line", "x0": 0, "x1": 1, "xref": "x domain", "y0": 0.5, "y1": 0.5, "yref": "y"}, {"line": {"color": "black", "dash": "dash", "width": 1}, "type": "line", "x0": 0, "x1": 1, "xref": "x domain", "y0": 5.5, "y1": 5.5, "yref": "y"}], "annotations": [{"font": {"color": "black", "size": 15}, "showarrow": false, "text": "SSP5-H", "textangle": -90, "x": 0, "xref": "paper", "xshift": -140, "y": 0.8364, "yref": "paper"}, {"font": {"color": "black", "size": 15}, "showarrow": false, "text": "SSP2-L", "textangle": -90, "x": 0, "xref": "paper", "xshift": -140, "y": 0.1364, "yref": "paper"}], "xaxis": {"title": {"text": "Relative difference with respect to level (%)", "standoff": 20}}, "legend": {"title": {"text": "Impact category"}, "orientation": "h", "yanchor": "top", "y": -0.25, "xanchor": "left", "x": 0}, "legend2": {"title": {"text": "Regionalization level"}, "orientation": "h", "yanchor": "top", "y": -0.35, "xanchor": "left", "x": 0}, "legend3": {"title": {"text": "SSP-RCP (black outline = SSP5-H)"}, "orientation": "h", "yanchor": "top", "y": -0.55, "xanchor": "left", "x": 0}, "margin": {"l": 5, "r": 5, "t": 5, "b": 5}, "height": 400, "width": 800}}
